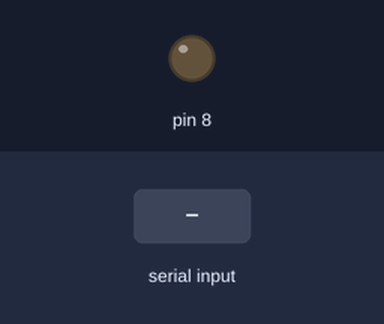
Bench run of a sketch on a simulated Arduino Uno, built with avr-gcc and run on an emulated ATmega328P. Shown: output pins drawn as LEDs (lit = HIGH). Inputs (shaded band) come from the test bench.

Above: at 1.2 s.
1.3 s: "h" received over Serial
At 2.3 s:
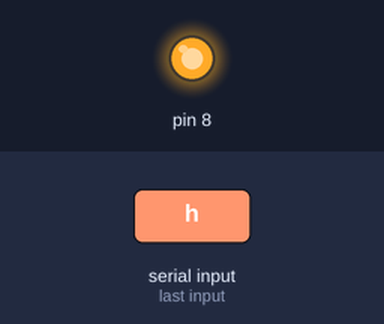
4.3 s: "1" received over Serial
At 5.7 s:
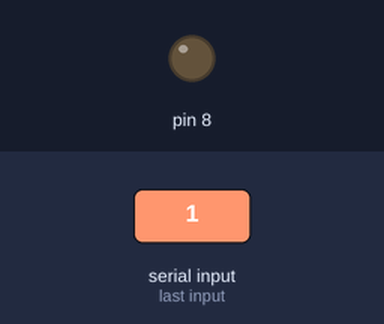
Timing chart, 0 to 7.3 s (numbered marks = the images above; inputs shaded):
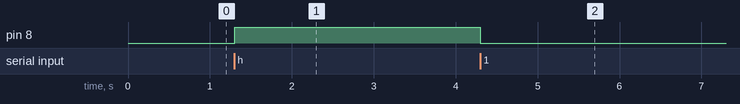

The sketch:

arduino_i2c.ino
```cpp
#include <Wire.h>

int i;
void setup() {
 Wire.begin(8);                /* join i2c bus with address 8 */
 Wire.onReceive(receiveEvent); /* register receive event */
 Wire.onRequest(requestEvent); /* register request event */
 Serial.begin(9600);           /* start serial for debug */
 pinMode(8,OUTPUT);
}

void loop() {
 if(Serial.available() > 0)
 {
    if(Serial.read()=='h')
      digitalWrite(8,HIGH);
    else
      digitalWrite(8,LOW);
 }
}

// function that executes whenever data is received from master
void receiveEvent(int howMany) {
 while (0 <Wire.available()) {
    char c = Wire.read();      /* receive byte as a character */
    Serial.print(c);
  }
 Serial.println();             /* to newline */
}

// function that executes whenever data is requested from master
void requestEvent() {
  i++;
  Serial.println(i);
 Wire.write(i);  /*send string on request */
}
```

Measured:
- after the input at 1.3 s, pin 8: LOW → HIGH at once
- after the input at 4.3 s, pin 8: HIGH → LOW at once
